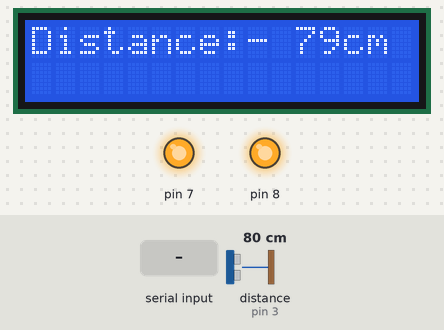
Bench run of a sketch on a simulated Arduino Uno, built with avr-gcc and run on an emulated ATmega328P. Shown: 16×2 character LCD, output pins drawn as LEDs (lit = HIGH). Wiring (inferred from the names in the program): ultrasonic range finder: trigger pin 2; echo pin 3. Inputs (shaded band) come from the test bench; at power-on: distance to the obstacle (sensor on pin 3) 80 cm. The echo pulse lasts 58.3 µs per cm; pins used as bus, display or sensor lines are not drawn; what the sketch prints to the serial monitor is not drawn.

Above: at 2.2 s.
2.3 s: "B" received over Serial
At 3.0 s:
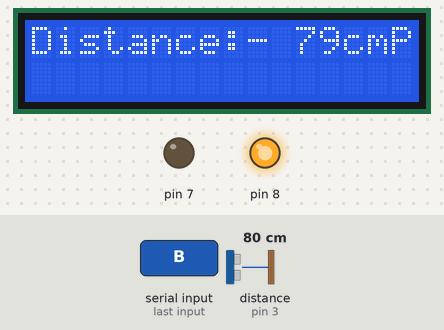
4.6 s: "A" received over Serial
At 5.1 s:
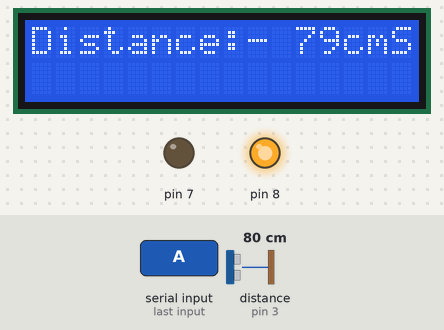
6.7 s: "D" received over Serial
At 7.2 s:
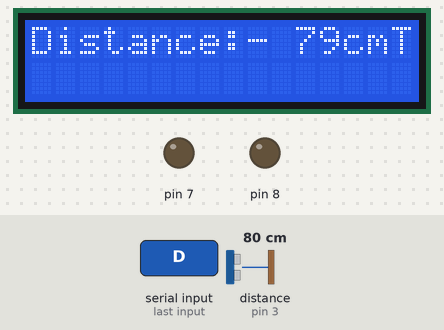
9.3 s: "C" received over Serial
At 9.8 s:
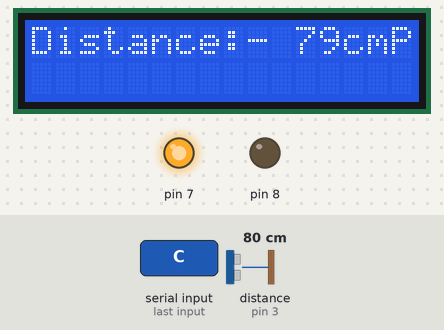
11.4 s: distance to the obstacle (sensor on pin 3) set to 2 cm
At 11.9 s:
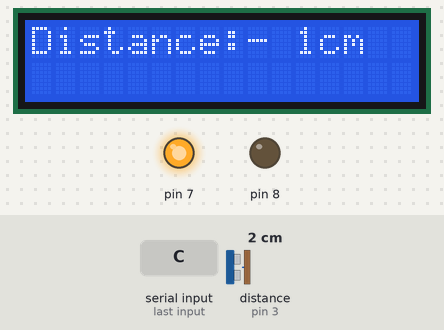
13.0 s: "E" received over Serial
At 13.4 s:
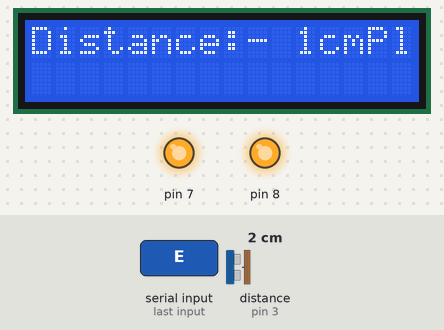
Timing chart, 0 to 16.0 s (numbered marks = the images above; inputs shaded):
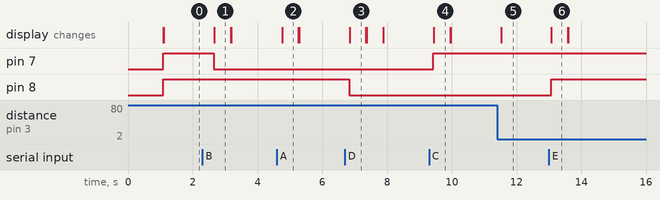

The sketch:

Slaves.ino
```cpp
#include "Wire.h" // For I2C
#include "LCD.h" // For LCD
#include "LiquidCrystal_I2C.h" // Added library*
//Set the pins on the I2C chip used for LCD connections


LiquidCrystal_I2C lcd(0x27,2,1,0,4,5,6,7); // 0x27 is the default I2C bus address of the backpack-see articleint Prog=2;
const int trigPin = 2;
const int echoPin =3;


long duration;
int distance;

int Prog=2;
int CTS=3;
char incomingOption = 0;


void setup()
{
   pinMode(Prog,OUTPUT);
   pinMode(CTS,OUTPUT);
   pinMode(8,OUTPUT);
   Serial.begin(9600);

   digitalWrite(Prog, LOW);
   digitalWrite(CTS, HIGH);


   pinMode(7,OUTPUT);
   pinMode(trigPin, OUTPUT); // Sets the trigPin as an Output
   pinMode(echoPin, INPUT); // Sets the echoPin as an Input

   lcd.begin (16,2); // 16 x 2 LCD module
   lcd.setBacklightPin(3,POSITIVE); // BL, BL_POL
   lcd.setBacklight(HIGH);
   lcd.print("Hello, World!");
   lcd.setCursor(0,1);
   lcd.print("Good Day");

   delay(1000);
   lcd.clear();
   digitalWrite(7,HIGH);
   digitalWrite(8,HIGH);;


}

void loop()
{
   Ultra();
  lcd.clear();
  lcd.print("Distance:- ");
  lcd.print(distance);
  lcd.print("cm");
  //Serial.println(distance);
  delay(500);
  if(distance >=100)
         {
            delay(5000);
           if(distance >=100)
           {
              digitalWrite(7,LOW);
              digitalWrite(8,HIGH);
              //Serial.println(distance);
              lcd.print("Alert..!! ");
              delay(500);
           }
         }
         else
         {

             incomingOption=Serial.read();
             switch(incomingOption)
             {
              case 'A':

                digitalWrite(13,LOW);
                Ultra();
                lcd.print("Sending the data..");
                if(distance >10)
                {
                Serial.println(distance);
                }
                delay(500);
                lcd.clear();

                  break;
                case 'B':
                    digitalWrite(7,LOW);
                    lcd.print("Plant Water Start");

                    delay(500);
                    lcd.clear();

                break;
                case 'C':
                    digitalWrite(7,HIGH);
                    lcd.print("Plant Water Stop");

                    delay(500);
                    lcd.clear();
                break;
                case 'D':
                    digitalWrite(8,LOW);
                    lcd.print("Tank Pump Start");

                    delay(500);
                    lcd.clear();
                break;
                case 'E':
                    digitalWrite(8,HIGH);
                    lcd.print("Plant Water Stop");

                    delay(500);
                    lcd.clear();
                break;

             }


}
}
void Ultra()
{

      digitalWrite(trigPin, LOW);
      delayMicroseconds(2);

      digitalWrite(trigPin, HIGH);
      delayMicroseconds(10);
      digitalWrite(trigPin, LOW);

      duration = pulseIn(echoPin, HIGH);

      distance =(duration/2) / 29.1;
}
```

Measured:
- after the input at 2.3 s, pin 7: HIGH → LOW after 0.35 s; the display: changes after 0.37 s (image 1)
- after the input at 4.6 s, the display: changes after 0.16 s (image 2)
- after the input at 6.7 s, pin 8: HIGH → LOW after 0.13 s; the display: changes after 0.14 s (image 3)
- after the input at 9.3 s, pin 7: LOW → HIGH after 0.13 s; the display: changes after 0.15 s (image 4)
- after the input at 11.4 s, the display: changes after 0.13 s (image 5)
- after the input at 13.0 s, pin 8: LOW → HIGH after 0.07 s; the display: changes after 0.08 s (image 6)
- what the display in image 1 shows lasts 0.5 s, from 2.7 s to 3.2 s
